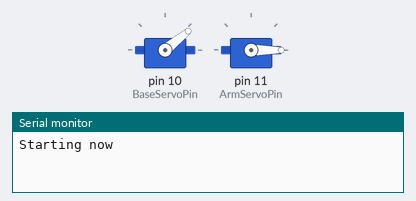
The sketch below on a simulated Arduino Uno, built with avr-gcc and run on an emulated ATmega328P. Parts: 2 × servo, the last lines printed to the serial monitor.

Above: at 5.05 s.
At 5.3 s:
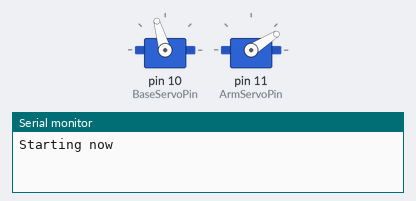
At 6.7 s:
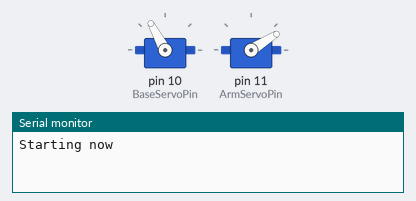
At 11.7 s:
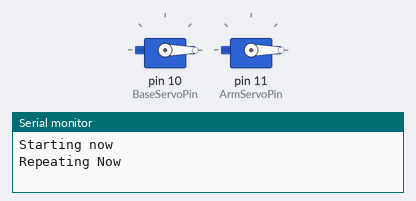
Timing chart, 0 to 12.7 s (numbered marks = the images above):
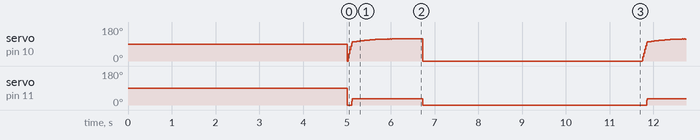

The sketch:

RobotDemo.ino
```cpp
#include "BaseAngle.h"
#include "ArmAngles.h"
#include <Servo.h>
#include <Math.h>

#define sampleFrequency 1000
#define datapoints 1501

static uint8_t BaseServoPin = 10;
static uint8_t ArmServoPin = 11;
volatile uint16_t counter = 0;

Servo BaseMotor;
Servo ArmMotor;

long timenow = 0;
long timestart = 0;

void setup() {
  Serial.begin(115200);
  //Setup Servo
  BaseMotor.attach(BaseServoPin);
  ArmMotor.attach(ArmServoPin);
  delay(5000);
  Serial.print("\nStarting now\n");
  timestart = micros();
}

void loop() {
  // put your main code here, to run repeatedly:
  timenow = micros();
  if((timenow - timestart > sampleFrequency) && (counter < datapoints)){
    counter++;

    //move the servo
    BaseMotor.write(BA[counter]);
    ArmMotor.write(AA[counter]);
    timestart = micros();
  }
  else if(counter >= datapoints){
    counter = 0;
    Serial.print("\nRepeating Now\n");
    //move the servo
    BaseMotor.write(abs(BA[counter]));
    ArmMotor.write(abs(AA[counter]));
    delay(5000);
    timestart = micros();
  }
}
```

Source omitted: ArmAngles.h (data table, 4753 bytes), BaseAngle.h (data table, 6071 bytes)
